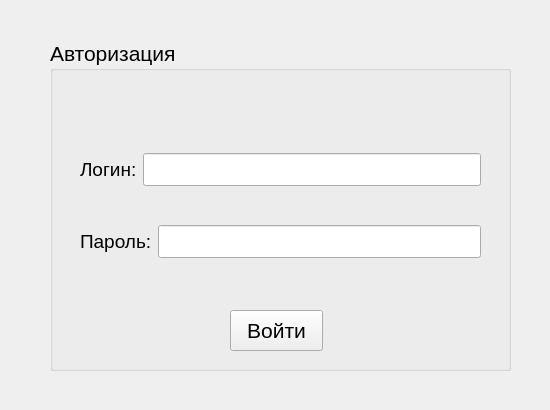
<?xml version="1.0" encoding="UTF-8"?>
<ui version="4.0">
 <class>Auto</class>
 <widget class="QWidget" name="Auto">
  <property name="geometry">
   <rect>
    <x>0</x>
    <y>0</y>
    <width>550</width>
    <height>410</height>
   </rect>
  </property>
  <property name="windowTitle">
   <string>Form</string>
  </property>
  <widget class="QGroupBox" name="groupBox">
   <property name="geometry">
    <rect>
     <x>50</x>
     <y>40</y>
     <width>461</width>
     <height>331</height>
    </rect>
   </property>
   <property name="font">
    <font>
     <pointsize>16</pointsize>
    </font>
   </property>
   <property name="title">
    <string>Авторизация</string>
   </property>
   <widget class="QPushButton" name="AutoButton">
    <property name="geometry">
     <rect>
      <x>180</x>
      <y>270</y>
      <width>93</width>
      <height>41</height>
     </rect>
    </property>
    <property name="text">
     <string>Войти</string>
    </property>
   </widget>
   <widget class="QWidget" name="layoutWidget">
    <property name="geometry">
     <rect>
      <x>30</x>
      <y>80</y>
      <width>401</width>
      <height>173</height>
     </rect>
    </property>
    <layout class="QVBoxLayout" name="verticalLayout">
     <item>
      <layout class="QHBoxLayout" name="horizontalLayout">
       <item>
        <widget class="QLabel" name="label">
         <property name="font">
          <font>
           <pointsize>14</pointsize>
          </font>
         </property>
         <property name="text">
          <string>Логин:</string>
         </property>
        </widget>
       </item>
       <item>
        <widget class="QLineEdit" name="login"/>
       </item>
      </layout>
     </item>
     <item>
      <layout class="QHBoxLayout" name="horizontalLayout_2">
       <item>
        <widget class="QLabel" name="label_2">
         <property name="font">
          <font>
           <pointsize>14</pointsize>
          </font>
         </property>
         <property name="text">
          <string>Пароль:</string>
         </property>
        </widget>
       </item>
       <item>
        <widget class="QLineEdit" name="password">
         <property name="echoMode">
          <enum>QLineEdit::Password</enum>
         </property>
        </widget>
       </item>
      </layout>
     </item>
    </layout>
   </widget>
   <widget class="QLabel" name="label_4">
    <property name="geometry">
     <rect>
      <x>410</x>
      <y>10</y>
      <width>61</width>
      <height>71</height>
     </rect>
    </property>
    <property name="text">
     <string/>
    </property>
    <property name="pixmap">
     <pixmap>C:/Users/ftsyb/Downloads/мини лого.jpg</pixmap>
    </property>
   </widget>
  </widget>
  <widget class="QLabel" name="label_3">
   <property name="geometry">
    <rect>
     <x>10</x>
     <y>10</y>
     <width>531</width>
     <height>391</height>
    </rect>
   </property>
   <property name="text">
    <string/>
   </property>
   <property name="pixmap">
    <pixmap>C:/Users/ftsyb/Downloads/imgonline-com-ua-Resize-joefOmnvrd.jpg</pixmap>
   </property>
  </widget>
  <zorder>label_3</zorder>
  <zorder>groupBox</zorder>
 </widget>
 <resources/>
 <connections/>
</ui>
